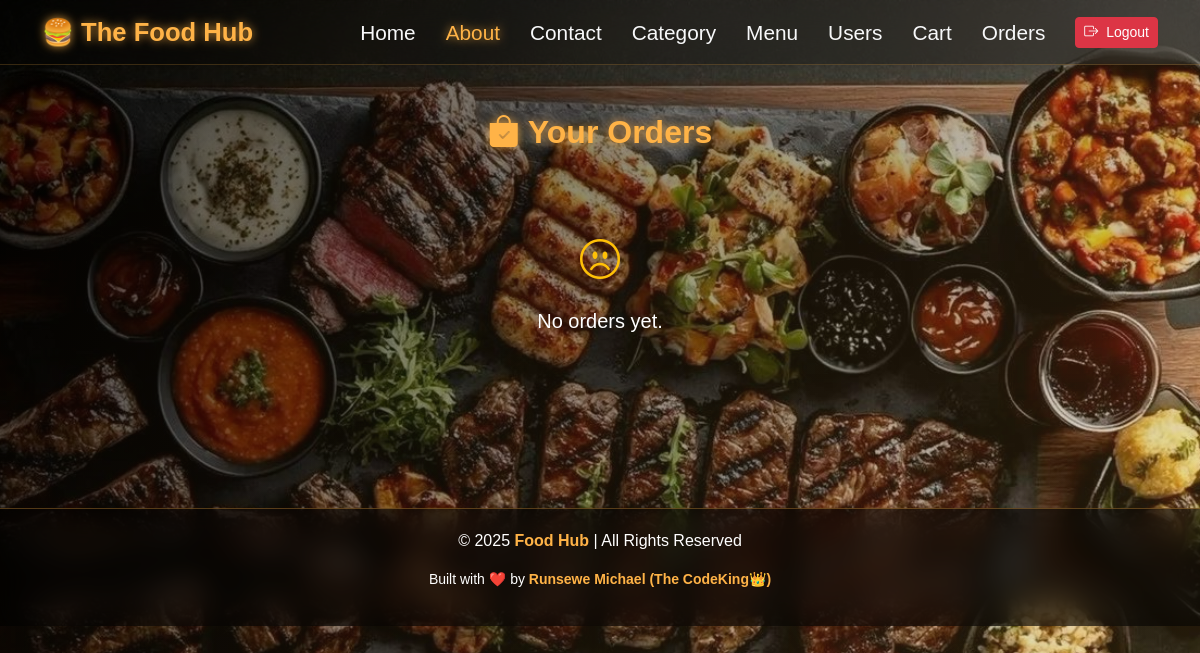
Before: /orders/ (signed in) with the older database file.
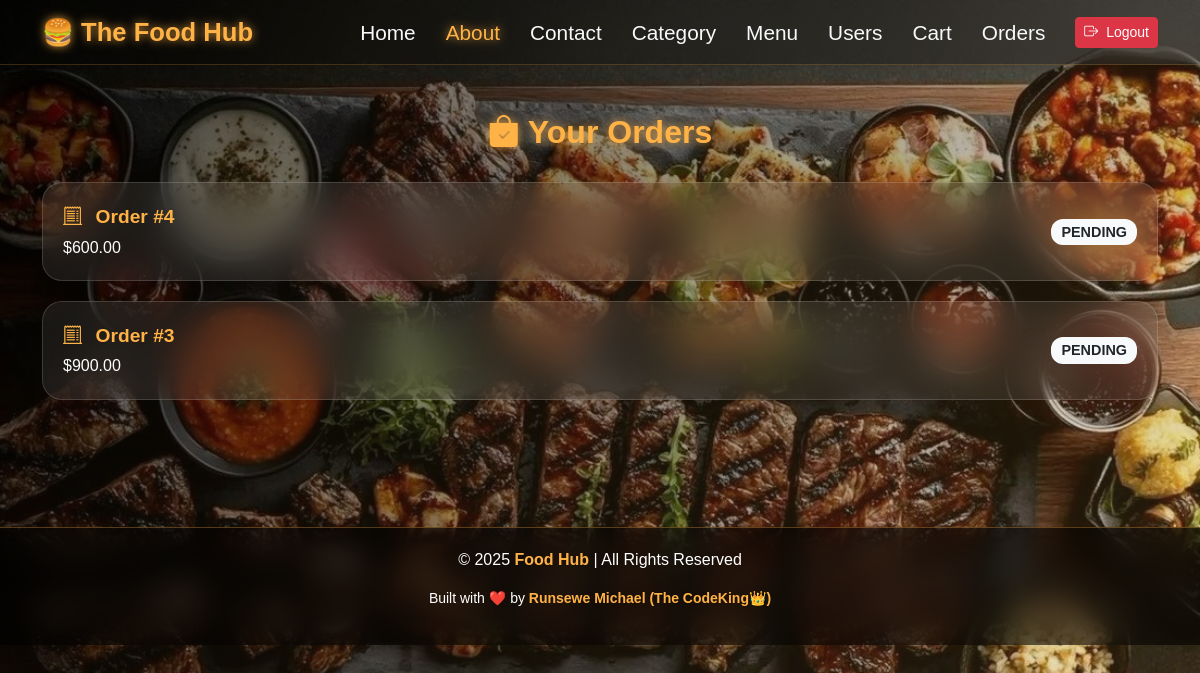
After: the same page with the newer database file.
### order/models.py (models this page shows, shortened)
class Order(models.Model):
    STATUS_CHOICES = [
        ('PENDING', 'Pending'),
        ('PAID', 'Paid'),
        ('SHIPPED', 'Shipped'),
        ('DELIVERED', 'Delivered'),
        ('CANCELLED', 'Cancelled'),
    ]
    user = models.ForeignKey(User, on_delete=models.CASCADE)
    menu = models.ForeignKey(Menu, on_delete=models.SET_NULL, null=True)
    created_at = models.DateTimeField(default=timezone.now)
    status = models.CharField(max_length=20, choices=STATUS_CHOICES, default='PENDING')
    total_amount = models.DecimalField(max_digits=10, decimal_places=2)
    shipping_address = models.TextField(blank=True)
    payment_id = models.CharField(max_length=255, blank=True, null=True)

### order/views.py (the view)
# urls.py: path('orders/', views.order_list, name='order_list'),
def order_list(request):
    orders = Order.objects.filter(user=request.user).order_by('-created_at')
    return render(request, 'order/orders.html', {'orders': orders})

### order/templates/order/orders.html (shortened to what this page needs)
{% load static %}
<!DOCTYPE html>
<html lang="en">
<head>
  <link href="https://cdn.jsdelivr.net/npm/bootstrap@5.3.3/dist/css/bootstrap.min.css" rel="stylesheet">
  <link href="https://cdn.jsdelivr.net/npm/bootstrap-icons@1.11.3/font/bootstrap-icons.css" rel="stylesheet">
</head>
<body>
  <nav class="navbar navbar-expand-lg navbar-dark sticky-top shadow-sm">
    <div class="container">
      <a class="navbar-brand fw-bold" href="{% url 'home' %}">
        🍔 The Food Hub
      </a>
      <div class="collapse navbar-collapse" id="navbarNav">
        <ul class="navbar-nav ms-auto align-items-center">
          <li class="nav-item"><a class="nav-link" href="{% url 'home' %}">Home</a></li>
          <li class="nav-item"><a class="nav-link active" href="{% url 'about' %}">About</a></li>
          <li class="nav-item"><a class="nav-link" href="{% url 'contact' %}">Contact</a></li>
          <li class="nav-item"><a class="nav-link" href="{% url 'category_list' %}">Category</a></li>
          <li class="nav-item"><a class="nav-link" href="{% url 'menu_list' %}">Menu</a></li>
          {% if request.user.is_staff %}
          <li class="nav-item"><a class="nav-link" href="{% url 'allusers' %}">Users</a></li>
          {% endif %}
          <li class="nav-item"><a class="nav-link" href="{% url 'view_cart' %}">Cart</a></li>
          <li class="nav-item"><a class="nav-link" href="{% url 'order_list' %}">Orders</a></li>
          {% if request.user.is_authenticated %}
          <li class="nav-item ms-2">
            <a class="btn btn-danger btn-sm" href="{% url 'logout_view' %}">
              <i class="bi bi-box-arrow-right me-1"></i> Logout
            </a>
          </li>
          {% endif %}
        </ul>
      </div>
    </div>
  </nav>
  <div class="container py-5" style="position: relative; z-index: 2;">
    <h2><i class="bi bi-bag-check-fill me-2"></i>Your Orders</h2>
    {% for order in orders %}
      <div class="order-card d-flex justify-content-between align-items-center">
        <div>
          <a href="{% url 'order_detail' order.id %}" class="order-link">
            <i class="bi bi-receipt-cutoff me-2"></i> Order #{{ order.id }}
          </a>
          <p class="mt-1 mb-0">${{ order.total_amount }}</p>
        </div>
        <div>
          {% if order.status == "Pending" %}
            <span class="badge badge-pending">{{ order.status }}</span>
          {% elif order.status == "Completed" %}
            <span class="badge badge-completed">{{ order.status }}</span>
          {% elif order.status == "Cancelled" %}
            <span class="badge badge-cancelled">{{ order.status }}</span>
          {% else %}
            <span class="badge bg-light text-dark">{{ order.status }}</span>
          {% endif %}
        </div>
      </div>
    {% empty %}
      <div class="text-center py-5">
        <i class="bi bi-emoji-frown fs-1 text-warning"></i>
        <p class="mt-3 fs-5">No orders yet.</p>
      </div>
    {% endfor %}
  </div>
  <footer>
    <p>© 2025 <strong>Food Hub</strong> | All Rights Reserved</p>
    <p class="small">Built with ❤️ by <strong>Runsewe Michael (The CodeKing👑)</strong></p>
  </footer>
</body>
</html>

Changed rows visible on the page:
added Order: id "4", total_amount "600.00", status "PENDING"
added Order: id "3", total_amount "900.00", status "PENDING"
Other visible differences:
text no longer shown: "No orders yet."
